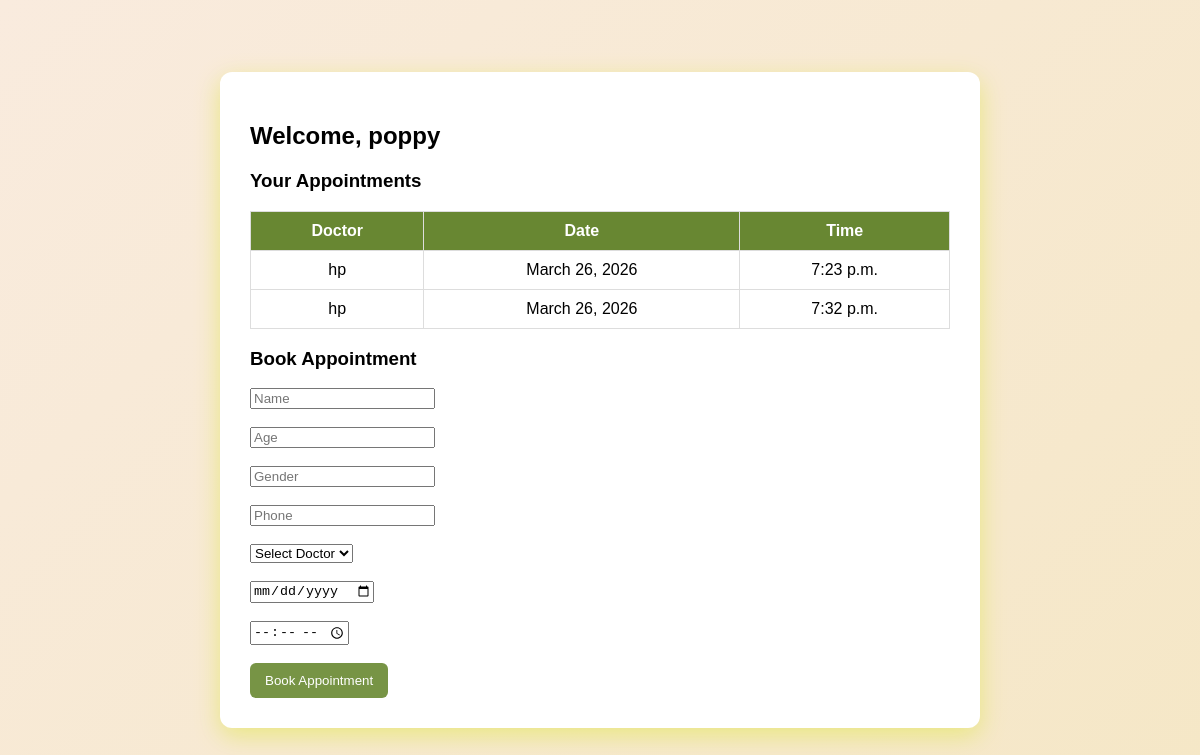
The page /hospital/patient/ (signed in) on the database its author committed.
### accounts/models.py (models this page shows, shortened)
class CustomUser(AbstractUser):
    ROLE_CHOICES = (
        ('patient', 'Patient'),
        ('doctor', 'Doctor'),
    )
    role = models.CharField(max_length=10, choices=ROLE_CHOICES)

### hospital/models.py (models this page shows)
class Appointment(models.Model):
    patient = models.ForeignKey(Patient, on_delete=models.CASCADE)
    doctor = models.ForeignKey(Doctor, on_delete=models.CASCADE)
    date = models.DateField(default=timezone.now)
    time = models.TimeField(default="10:00")
    patient_name = models.CharField(max_length=100,default="Unknown")
    patient_age = models.IntegerField(default=0)
    patient_gender = models.CharField(max_length=10, default="Male")
    patient_phone = models.CharField(max_length=15, default="0000000000")
    status = models.CharField(max_length=10, default='Pending')

class Doctor(models.Model):
    user = models.OneToOneField(User, on_delete=models.CASCADE)
    specialization = models.CharField(max_length=100,default="medicine")
    experience = models.IntegerField(default=0,db_default=5)
    gender = models.CharField(max_length=10,default="other")
    phone = models.CharField(max_length=15,default="00000000")
    def __str__(self):
        return self.user.username

### hospital/views.py (the view, shortened to what this page needs)
# urls.py: path('patient/', patient_dashboard, name='patient_dashboard'),
@login_required
def patient_dashboard(request):
    patient = Patient.objects.filter(user=request.user).first()
    if not patient:
        return HttpResponse("Patient profile not found")
    doctors = Doctor.objects.all()
    appointments = Appointment.objects.filter(patient=patient)
    return render(request, 'hospital/patient_dashboard.html', {
        'patient': patient,
        'doctors': doctors,
        'appointments': appointments
    })

### hospital/templates/hospital/patient_dashboard.html (shortened to what this page needs)
{% load static %}
<!DOCTYPE html>
<html>
<head>
    <link rel="stylesheet" href="{% static 'hospital/css/style.css' %}">
</head>
<body>
<div class="container">
    <h2>Welcome, {{ request.user.username }}</h2>
    <h3>Your Appointments</h3>
    <table>
        <tr>
            <th>Doctor</th>
            <th>Date</th>
            <th>Time</th>
        </tr>
        {% for a in appointments %}
        <tr>
            <td>{{ a.doctor }}</td>
            <td>{{ a.date }}</td>
            <td>{{ a.time }}</td>
        </tr>
        {% empty %}
        <tr>
            <td colspan="3">No appointments yet</td>
        </tr>
        {% endfor %}
    </table>
    <h3>Book Appointment</h3>
    <form method="POST">
        <input type="text" name="patient_name" placeholder="Name" required><br><br>
        <input type="number" name="patient_age" placeholder="Age" required><br><br>
        <input type="text" name="patient_gender" placeholder="Gender" required><br><br>
        <input type="text" name="patient_phone" placeholder="Phone" required><br><br>
        <select name="doctor_id" required>
        <option value="">Select Doctor</option>
    </select><br><br>
        <input type="date" name="date" required><br><br>
        <input type="time" name="time" required><br><br>
        <button type="submit">Book Appointment</button>
    </form>
</div>
</body>
</html>

### hospital/static/hospital/css/style.css (style rules this page uses)
body { margin: 0; padding: 0; font-family: Arial, sans-serif; background: linear-gradient(135deg, #f9ebde, #f5e7c6fe); display: flex; justify-content: center; align-items: center; height: 100vh; }
.container { width: 90%; max-width: 700px; background: white; padding: 30px; border-radius: 12px; box-shadow: 0px 8px 25px #e9e783fe; }
table { width: 100%; border-collapse: collapse; margin-top: 15px; }
table, th, td { border: 1px solid #ddd; }
th, td { padding: 10px; text-align: center; }
th { background-color: #688732fe; color: white; }
button { padding: 10px 15px; border: none; background: #779445fe; color: white; border-radius: 6px; cursor: pointer; }

### rows shown on the page
CustomUser: user.username "poppy"
Appointment: doctor "hp", date "March 26, 2026", time "7:23 p.m."
Appointment: doctor "hp", date "March 26, 2026", time "7:32 p.m."
